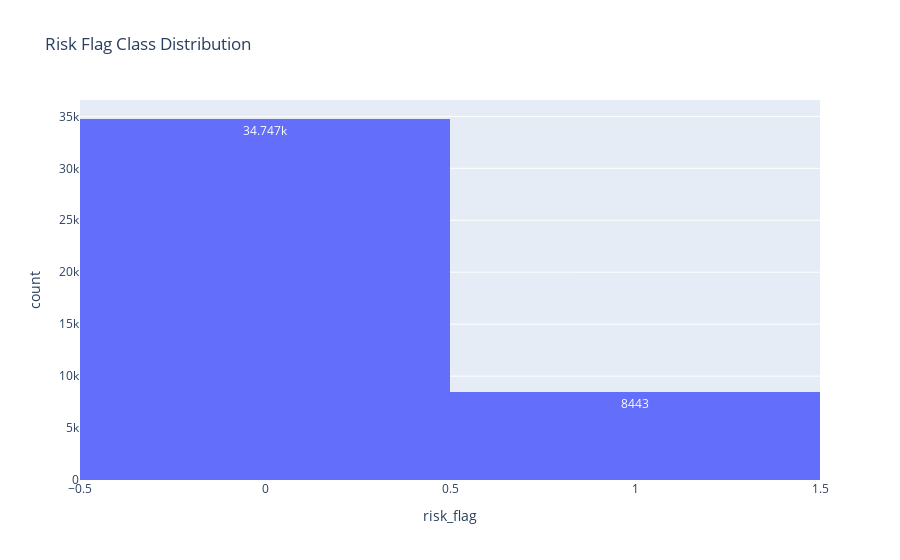

The code cell stored with this chart in its notebook:
### Code cell
fig = px.histogram(df, x = "risk_flag",
                   title= "Risk Flag Class Distribution",
                     text_auto=True)
fig.show()

### Figure 1 — Plotly figure (JSON) as saved in the notebook; plotly's stock layout.template omitted (floating-point values rounded to 4 significant figures; data arrays with more than 128 entries replaced by an {"elided": "..."} marker saying what was removed)
{"data": [{"alignmentgroup": "True", "bingroup": "x", "hovertemplate": "risk_flag=%{x}<br>count=%{y}<extra></extra>", "legendgroup": "", "marker": {"color": "#636efa", "pattern": {"shape": ""}}, "name": "", "offsetgroup": "", "orientation": "v", "showlegend": false, "texttemplate": "%{value}", "type": "histogram", "x": {"elided": "43190 int values"}, "xaxis": "x", "yaxis": "y"}], "layout": {"barmode": "relative", "legend": {"tracegroupgap": 0}, "title": {"text": "Risk Flag Class Distribution"}, "xaxis": {"anchor": "y", "domain": [0, 1], "title": {"text": "risk_flag"}}, "yaxis": {"anchor": "x", "domain": [0, 1], "title": {"text": "count"}}}}
